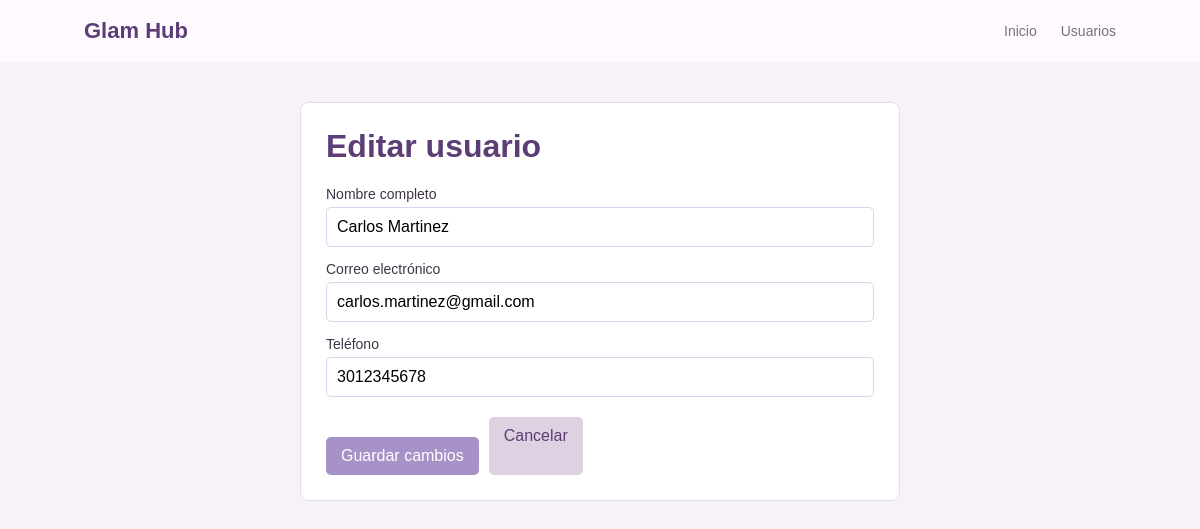
The page /registro.php?id=2 on the database its author committed.
### tables this page shows
CREATE TABLE Usuarios (
 IdUsuario INT AUTO_INCREMENT PRIMARY KEY,
 NombreUsuario VARCHAR(100),
 CorreoUsuario VARCHAR(150),
 PasswordUsuario VARCHAR(255),
 TelefonoUsuario VARCHAR(30)
);

### registro.php (the view, shortened to what this page needs)
<?php
require 'conexion.php';
function escapar(string $valor): string
{
	return htmlspecialchars($valor, ENT_QUOTES, 'UTF-8');
}
$id = filter_var($_GET['id'] ?? $_POST['id'] ?? null, FILTER_VALIDATE_INT);
$esEdicion = $id !== false && $id !== null;
$usuario = [
	'IdUsuario' => '',
	'NombreUsuario' => '',
	'CorreoUsuario' => '',
	'TelefonoUsuario' => '',
];
if ($esEdicion) {
	$sentencia = $conexion->prepare(
		'SELECT IdUsuario, NombreUsuario, CorreoUsuario, TelefonoUsuario
		 FROM Usuarios WHERE IdUsuario = :id'
	);
	$sentencia->execute([':id' => $id]);
	$usuario = $sentencia->fetch(PDO::FETCH_ASSOC);
}
?>
<!DOCTYPE html>
<html lang="es">
<head>
	<link rel="stylesheet" href="css/estilos.css">
</head>
<body>
	<nav class="navbar" aria-label="Navegación principal">
		<a class="logo" href="index.php">Glam Hub</a>
		<ul class="nav-links">
			<li><a href="index.php">Inicio</a></li>
			<li><a href="usuarios.php">Usuarios</a></li>
		</ul>
	</nav>
	<main class="container form-container">
		<h1><?= $esEdicion ? 'Editar usuario' : 'Registrar usuario' ?></h1>
		<form method="post">
			<label for="nombre">Nombre completo</label>
			<input id="nombre" type="text" name="nombre" required maxlength="100" value="<?= escapar((string) $usuario['NombreUsuario']) ?>">
			<label for="correo">Correo electrónico</label>
			<input id="correo" type="email" name="correo" required maxlength="150" value="<?= escapar((string) $usuario['CorreoUsuario']) ?>">
			<label for="telefono">Teléfono</label>
			<input id="telefono" type="text" name="telefono" maxlength="30" value="<?= escapar((string) $usuario['TelefonoUsuario']) ?>">
			<div class="buttons">
				<button type="submit"><?= $esEdicion ? 'Guardar cambios' : 'Registrar usuario' ?></button>
				<a class="action-link secondary-link" href="usuarios.php">Cancelar</a>
			</div>
		</form>
	</main>
</body>
</html>

### css/estilos.css (style rules this page uses)
* { box-sizing: border-box; }
body { background: #f7f2f8; color: #3f3548; font-family: Arial, sans-serif; margin: 0; }
.navbar { align-items: center; background: #fffaff; display: flex; justify-content: space-between; padding: 18px 7%; }
.logo { color: #5c3d75; font-size: 22px; font-weight: 700; text-decoration: none; }
.nav-links { display: flex; gap: 24px; list-style: none; margin: 0; padding: 0; }
.nav-links a { color: #7a6d85; font-size: 14px; text-decoration: none; }
.container { background: #fff; border: 1px solid #e5dced; border-radius: 8px; margin: 40px auto; max-width: 1000px; padding: 25px; width: 90%; }
.form-container { max-width: 600px; }
h1 { color: #5c3d75; margin-top: 0; }
label { display: block; font-size: 14px; margin: 14px 0 5px; }
input { border: 1px solid #ded3ed; border-radius: 5px; font: inherit; padding: 10px; width: 100%; }
button, .button, .action-link { background: #a792c8; border: 0; border-radius: 5px; color: #fff; cursor: pointer; display: inline-block; font: inherit; padding: 10px 15px; text-decoration: none; }
button, .form-button { margin-top: 20px; }
.secondary-link { background: #ddd1e2; color: #5c3d75; }
.buttons { display: flex; gap: 10px; margin-top: 20px; }

### rows shown on the page
usuarios: nombre "Carlos Martinez", correo "carlos.martinez@gmail.com", telefono "3012345678"
